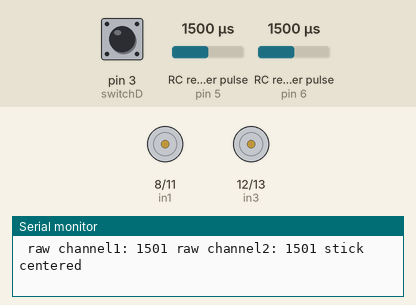
The sketch below on a simulated Arduino Uno, built with avr-gcc and run on an emulated ATmega328P. Parts: motor-driver pin pairs drawn as motors (green arrow = first pin HIGH = forward, orange = second pin HIGH = backward, longer = more drive, scaled by the enable pin), the last lines printed to the serial monitor. Wiring (inferred from the names in the program): 2 × RC receiver channel: data pin 5 / data pin 6. The test bench sets the inputs (shaded band); at power-on: RC receiver pulse (sensors on pin 5, pin 6) 1500 µs, pin 3 (switchD) HIGH.

Above: at 1.2 s.
1.3 s: RC receiver pulse (sensor on pin 5) set to 1517 µs
4.3 s: RC receiver pulse (sensor on pin 5) set to 1530 µs
5.8 s: RC receiver pulse (sensor on pin 5) set to 1020 µs
At 6.5 s:
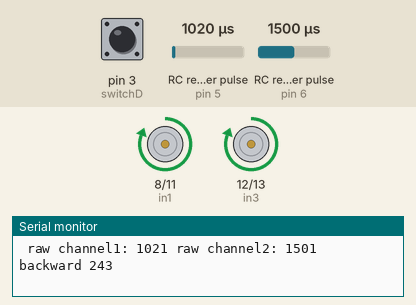
7.3 s: RC receiver pulse (sensor on pin 5) set to 1220 µs
10.3 s: RC receiver pulse (sensor on pin 5) set to 1245 µs
At 10.7 s:
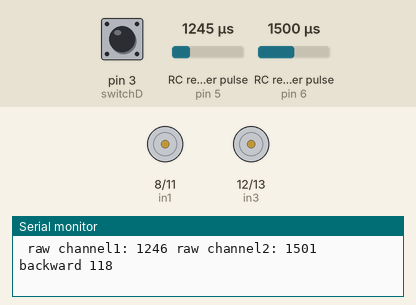
13.3 s: RC receiver pulse (sensor on pin 5) set to 1449 µs
16.3 s: RC receiver pulse (sensor on pin 5) set to 1473 µs
Timing chart, 0 to 19.3 s (numbered marks = the images above; inputs shaded):
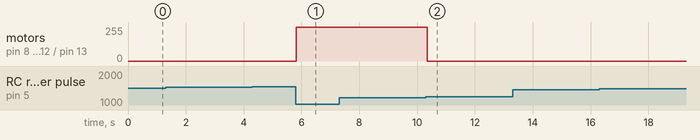

Measured:
- the behaviour switches between 1228 and 1229 µs on RC receiver pulse (sensor on pin 5) (found by bisection; images 1 and 2)
- after the input at 5.8 s, motor on pin 8 (in1) / pin 11 (in2), motor on pin 12 (in3) / pin 13 (in4): stopped → forward 255/255 at once
- after the input at 10.3 s, motor on pin 8 (in1) / pin 11 (in2), motor on pin 12 (in3) / pin 13 (in4): forward 255/255 → stopped at once

The sketch:

RF_ARDUINO_BOT.ino
```cpp
/*

	Example code to control a bot with variable speed
	using a L298N driver board, an Arduino, and a typical RC Controller

	driver board:
	    https://www.amazon.com/s/ref=nb_sb_noss?url=search-alias%3Daps&field-keywords=L298N

	flysky rc controller transmitter and receiver: $50
	    https://www.amazon.com/s/ref=nb_sb_noss_2?url=search-alias%3Daps&field-keywords=fs-t6&rh=i%3Aaps%2Ck%3Afs-t6


*/


int in1 = 8;
int in2 = 11;
int in3 = 12;
int in4 = 13;

//the following are all ~PWM capable ports
int enable1 = 9;
int enable2 = 10;
int rc_channel1 =5;
int rc_channel2 =6;
int switchD = 3;

void setup() {
  pinMode(rc_channel1, INPUT);
  pinMode(rc_channel2, INPUT);
  pinMode(switchD, INPUT);
  pinMode(in1, OUTPUT);
  pinMode(in2, OUTPUT);
  pinMode(in3, OUTPUT);
  pinMode(in4, OUTPUT);
  pinMode(enable1, OUTPUT);
  pinMode(enable2, OUTPUT);
  Serial.begin(9600);
}

void loop() {

  int pwm = 0;
  int swd = pulseIn(switchD, HIGH, 25000);
  int rc1 = pulseIn(rc_channel1, HIGH, 25000);
  int rc2 = pulseIn(rc_channel2, HIGH, 25000);

  //Serial.print("switch ");
  //Serial.print(swd);
  Serial.print(" raw channel1: ");
  Serial.print(rc1);
   Serial.print(" raw channel2: ");
  Serial.print(rc2);

  if(rc1==0){
      Serial.println(" no signal");
      analogWrite(in1, 0);
      analogWrite(in2, 0);
      analogWrite(in3, 0);
      analogWrite(in4, 0);
      digitalWrite(enable1, LOW);
      digitalWrite(enable2, LOW);
  }
  else if(rc1 > 1530){
      pwm = map(rc1, 1530, 2000, 0, 255); //map our speed to 0-255 range
      analogWrite(in1, 0);
      analogWrite(in2, pwm);
      digitalWrite(enable1, HIGH);
      analogWrite(in3, 0);
      analogWrite(in4, pwm);
      digitalWrite(enable2, HIGH);
      Serial.print(" Forward ");
      Serial.println(pwm);
  }
  else if(rc1 < 1460){
      pwm = map(rc1, 1460, 1000, 0, 255); //map our speed to 0-255 range
      analogWrite(in1, pwm);
      analogWrite(in2, 0);
      digitalWrite(enable1, HIGH);
      analogWrite(in3, pwm);
      analogWrite(in4, 0);
      digitalWrite(enable2, HIGH);
      Serial.print(" backward ");
      Serial.println(pwm);

  }
   //Turning program
    else if(rc2 < 1460){ //left
      pwm = map(rc2, 1460, 1000, 0, 255); //map our speed to 0-255 range
      analogWrite(in1, pwm);
      analogWrite(in2, 0);
      digitalWrite(enable1, HIGH);
      analogWrite(in3, 0);
      analogWrite(in4, pwm);
      digitalWrite(enable2, HIGH);
      Serial.print(" left ");
      Serial.println(pwm);
    }
        else if(rc2 > 1530){ //right
      pwm = map(rc2, 1530, 2000, 0, 255); //map our speed to 0-255 range
      analogWrite(in1, 0);
      analogWrite(in2, pwm);
      digitalWrite(enable1, HIGH);
      analogWrite(in3, pwm);
      analogWrite(in4, 0);
      digitalWrite(enable2, HIGH);
      Serial.print(" right");
      Serial.println(pwm);

  }
  else{
      Serial.println(" stick centered");
      analogWrite(in1, 0);
      analogWrite(in2, 0);
      digitalWrite(enable1, LOW);
      analogWrite(in3, 0);
      analogWrite(in4, 0);
      digitalWrite(enable2, LOW);
  }

  delay(10);
}
```
